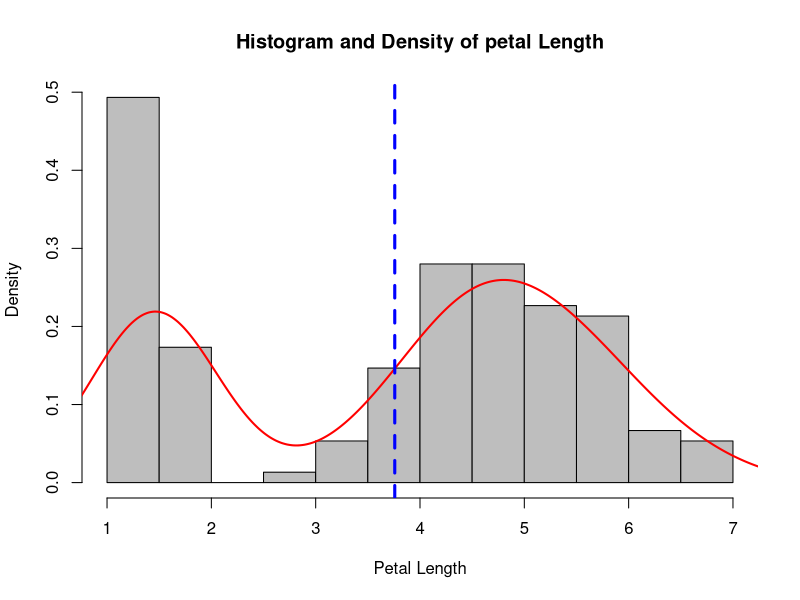

The R script that drew this image: (Note: this script raises an error after producing the figure.)

################################Analysis of Iris Data Set: EDA, Supervised and Unsupervised Learning###########################################
#load data
data("iris")

#What's in the dataset?
dim(iris) 
names(iris) 
head(iris)
str(iris)

#representation of the flowers
sum(iris$Species=="setosa")
sum(iris$Species=="virginica")
sum(iris$Species=="versicolor")


#Summary of the variables
summary(iris)
apply(iris[,1:4], 2, sd)

#Summary of data by groups
aggregate(.~Species, iris, mean) 
aggregate(.~Species, iris, median)
aggregate(.~Species, iris, sd)



################################################Data Visualization
#1. Histogram
hist(iris$Petal.Length, prob=T, col="grey", breaks=20, main="Histogram and Density of petal Length", xlim=c(1,7), xlab="Petal Length")
lines(density(iris$Petal.Length), col="red", lwd=2)
abline(v=mean(iris$Petal.Length), col="blue", lty=2, lwd=3)# Add a vertical line that indicates the average of Petal Length

#2. Histogram with density plot
ggplot(iris, aes(x=Petal.Length)) + 
  geom_histogram(aes(y=..density..), colour="black", fill="white")+
  geom_density(alpha=.2) 
# Color by groups
ggplot(iris, aes(x = Petal.Length, color=Species, fill=Species)) + 
  geom_histogram(aes(y=..density..), alpha=0.5, 
                 position="identity")+ geom_density(alpha=.2)

#3. Scatterplot
pairs(iris[,1:4])




######################################Supervised and Unsupervised Learning: Clustering Analysis#############################
###########Split the data into 80% Training and 20% Testing data set
index <- sample(x=nrow(iris), size=nrow(iris)*0.8) 
iris_train <- iris[index,]
iris_test <- iris[-index,] # the remaining 20 percent of the data




################Supervised Learning: KNN with different k values
# k =5
library(class)
knn_iris_5 <- knn(train = iris_train[, -5], test = iris_test[, -5], cl=iris_train[,5], k=5)
knn_iris_5

#Prediction Accuracy- True=observed value
table(iris_test[,5], knn_iris_5, dnn = c("True", "Predicted"))
sum(iris_test[,5] != knn_iris_5)

#misclassification rate
miserror_5 <- sum(iris_test[,5]!=knn_iris_5)/nrow(iris_test)
miserror_5 


# k =10
library(class)
knn_iris_10 <- knn(train = iris_train[, -5], test = iris_test[, -5], cl=iris_train[,5], k=10)
knn_iris_10

#Prediction Accuracy- True=observed value
table(iris_test[,5], knn_iris_10, dnn = c("True", "Predicted"))
sum(iris_test[,5] != knn_iris_10)

#misclassification rate
miserror_10 <- sum(iris_test[,5]!=knn_iris_10)/nrow(iris_test)
miserror_10 


#k =100
library(class)
knn_iris_100 <- knn(train = iris_train[, -5], test = iris_test[, -5], cl=iris_train[,5], k=100)
knn_iris_100

#Prediction Accuracy- True=observed value
table(iris_test[,5], knn_iris_100, dnn = c("True", "Predicted"))
sum(iris_test[,5] != knn_iris_100)

#misclassification rate
miserror_100 <- sum(iris_test[,5]!=knn_iris_100)/nrow(iris_test)
miserror_100


##############################Unsupervised Learning: K-means clustering with different k values
library(fpc)
par(mfrow=c(1,2))

#k=3
fit <- kmeans(iris[,1:4], 3)
plotcluster(iris[,1:4], fit$cluster, main="K-means clustering with k=3")

#k=5
fit <- kmeans(iris[,1:4], 5)
plotcluster(iris[,1:4], fit$cluster, main="K-means clustering with k=5")


###############################Unsupervised Learning: Hierachical clustering
par(mfrow=c(1,2))
hc_result <- hclust(dist(iris[,1:4]))
plot(hc_result, main="Hierarchical clustering with k=3")
rect.hclust(hc_result, k=3) #Cut Dendrogram into 3 Clusters

hc_result <- hclust(dist(iris[,1:4]))
plot(hc_result, main="Hierarchical clustering with k=5")
rect.hclust(hc_result, k=5) #Cut Dendrogram into 5 Clusters
